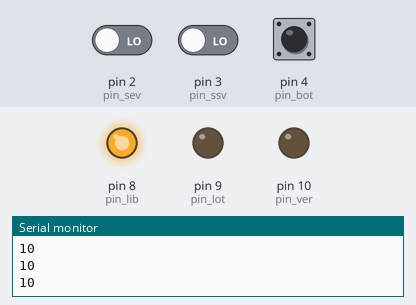
The sketch below on a simulated Arduino Uno, built with avr-gcc and run on an emulated ATmega328P. Shown: output pins drawn as LEDs (lit = HIGH), the last lines printed to the serial monitor. Inputs (shaded band) come from the test bench; at power-on: pin 3 (pin_ssv) LOW, pin 2 (pin_sev) LOW, pin 4 (pin_bot) LOW.

Above: at 1.2 s.
1.3 s: pin 3 (pin_ssv) driven HIGH
At 2.4 s:
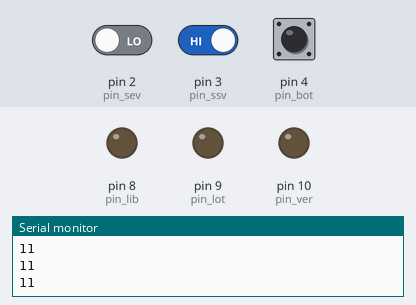
2.8 s: pin 2 (pin_sev) driven HIGH
At 3.6 s:
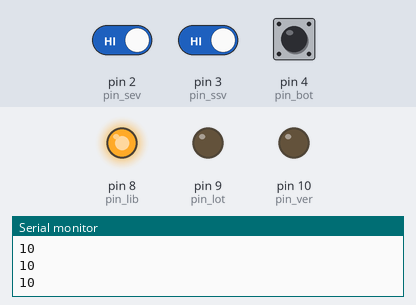
Timing chart, 0 to 5.8 s (numbered marks = the images above; inputs shaded):
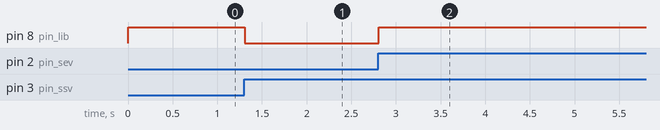

The sketch:

atividade_2.ino
```cpp
#define pin_lib 8
#define pin_lot 9
#define pin_ver 10
#define pin_sev 2
#define pin_ssv 3
#define pin_bot 4

bool n = 0;
bool nn = 0;
int m = 10;
bool travado = false;

void setup() {
  pinMode(pin_lib, OUTPUT);
  pinMode(pin_lot, OUTPUT);
  pinMode(pin_ver, OUTPUT);
  pinMode(pin_sev, INPUT);
  pinMode(pin_ssv, INPUT);
  pinMode(pin_bot, INPUT);
  Serial.begin(9600);
}

void loop() {
  bool bot = digitalRead(pin_bot);

  if (travado) {
    if (bot == HIGH) {
      travado = false;
      m = 10;
      digitalWrite(pin_ver, LOW);
    }
    return;
  }

  bool sev = digitalRead(pin_sev);
  bool ssv = digitalRead(pin_ssv);


  if (ssv == HIGH) {
    if (!n) {
      m++;
      n = true;
    }
  } else {
    n = false;
  }


  if (sev == HIGH) {
    if (!nn) {
      m--;
      nn = true;
    }
  } else {
    nn = false;
  }


  if (m > 11) m = 10;
  if (m < 0) m = 0;

  Serial.println(m);

  if (m > 0 && m <= 10) {
    digitalWrite(pin_lib, HIGH);
  } else {
    digitalWrite(pin_lib, LOW);
  }


  digitalWrite(pin_lot, (m == 0) ? HIGH : LOW);


  if (m == 0) {
    digitalWrite(pin_ver, HIGH);
    travado = true;
  }
}
```

Measured:
- after the input at 1.3 s, pin 8 (pin_lib): HIGH → LOW at once
- after the input at 2.8 s, pin 8 (pin_lib): LOW → HIGH at once
